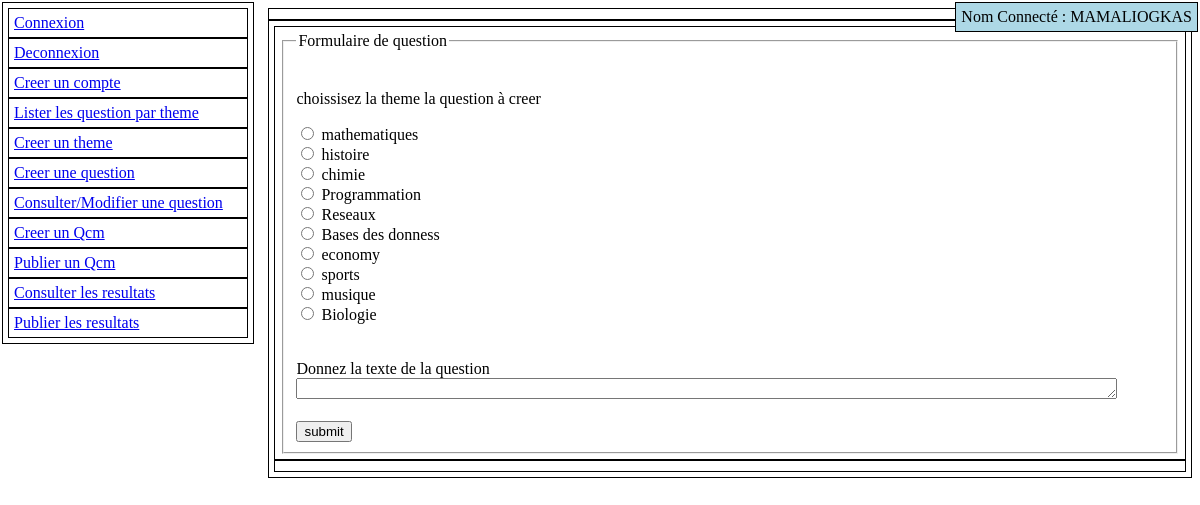
Page /index.php?action=creer_question (signed in) on the committed database.
### tables this page shows
CREATE TABLE IF NOT EXISTS `theme` (
  `idTheme` int(8) NOT NULL AUTO_INCREMENT,
  `designation` varchar(30) DEFAULT NULL,
  `createur` int(8) DEFAULT NULL,
  PRIMARY KEY (`idTheme`),
  KEY `FK_ThemePersonne` (`createur`)
);

### code/control/CreerQuestionControle.php (called while the page is built, shortened)
<?php
class CreerQuestionControle extends Controle {
	function executer() {
		global $vue;
		if ($this->testerProfesseurEtDiriger()) {
			if (!isset($_POST['texteQuestion']) || !isset($_POST['idTheme'])) {
				$vue['idTheme'] =          "";
				$vue['texteQuestion'] =  "";
			}
		}
	}
}
?>

### code/dao/ThemeDAO.php (called while the page is built, shortened)
<?php
class ThemeDAO {
	function listerThemes(){
		global $DB_INFO;
		$db = $DB_INFO->creeConnexion();
		$st = $db->query("SELECT * FROM theme");
		$resultat = array();
		while ($resultatLigne = $st->fetchObject('\Code\Obj\Theme')) {
			$resultat[] = $resultatLigne;
		}
		if ($resultat) {
			return $resultat;
		} else {
			return false;
		}
	}
}
?>

### code/logique/ThemeLogique.php (called while the page is built, shortened)
<?php
class ThemeLogique {
	function listeThemes() {
		$dao = new \Code\Dao\ThemeDAO();
		return $dao->listerThemes();
	}
}
?>

### code/control/ListerControle.php (called while the page is built, shortened)
<?php
class ListerControle extends Controle  {
	function executer() {
		$logique = new \Code\Logique\ThemeLogique();
		$liste = $logique->listeThemes();
		global $vue;
		$vue['listeThemes'] = $liste;
	}
}
?>

### ui/formulaireQuestion.php (the view, shortened to what this page needs)
<?php
$creeList = new \Code\Control\ListerControle();
$creeList->executer();
?>
<div>
	<form action="index.php?action=creer_question" method="POST">
		<fieldset>
			<legend>Formulaire de question</legend>
			<br/>
			<p>choissisez la theme la question à creer</p>
			<?php foreach ($vue['listeThemes'] as $themeCourant) {
					$flag= 1; ?>
			<input type="radio" id="<?php echo $flag; ?>" name="idTheme" value="<?php echo $themeCourant->idTheme; ?>"/>
			<label for="<?php echo $flag; ?>"><?php echo $themeCourant->designation; ?></label><br/>
			<?php $flag++;
				}
			?>
			<br/><br/>
			<label for="texteQuestion">Donnez la texte de la question</label>
			<textarea id="texteQuestion" name="texteQuestion" rows="1" cols="100"></textarea>
			<br/><br/>
			<input type="submit" value="submit" />
		</fieldset>
	</form>
</div>

### styles/style.css (style rules this page uses)
div { border: solid 1px; padding: 5px; }

### rows in the picture
theme: designation "mathematiques"
theme: designation "histoire"
theme: designation "chimie"
theme: designation "Programmation"
theme: designation "Reseaux"
theme: designation "Bases des donness"
theme: designation "economy"
theme: designation "sports"
theme: designation "musique"
theme: designation "Biologie"

### other values in the picture
$_SESSION['Personne']->nom "MAMALIOGKAS"
$this->label "Connexion"
$this->label "Deconnexion"
$this->label "Creer un compte"
$this->label "Lister les question par theme"
$this->label "Creer un theme"
$this->label "Creer une question"
$this->label "Consulter/Modifier une question"
$this->label "Creer un Qcm"
$this->label "Publier un Qcm"
$this->label "Consulter les resultats"
$this->label "Publier les resultats"
